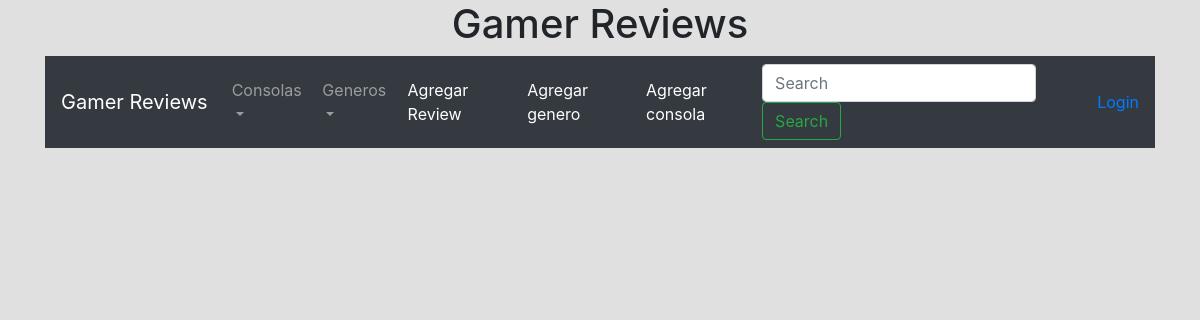
The app's page /Search/Genero/1, older data.
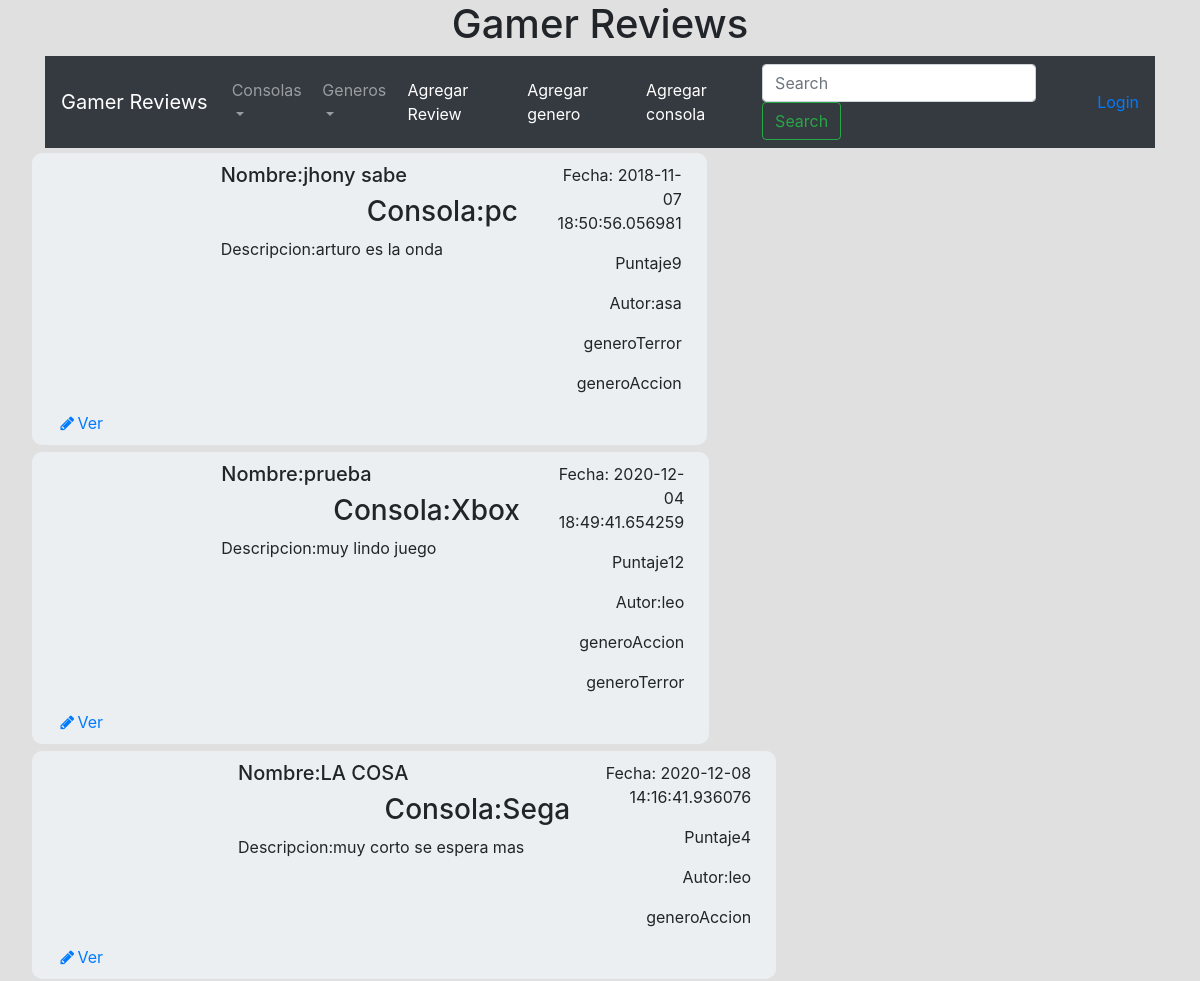
The same page, newer data.
### database_setup.py (models this page shows)
class Reviewjuego(Base):
	__tablename__ = 'review'
	id = Column(Integer, primary_key=True)
	puntaje = Column(String(4),nullable=False)
	titulo = Column(String(50), nullable=False)
	portada = Column(String(50), nullable=False)
	contenido = Column(String(250), nullable=False)
	fecha_creacion = Column(DateTime, nullable=False)
	id_consola = Column(Integer, ForeignKey("consola.id"))
	consola = relationship(Consola)
	id_autor = Column(Integer, ForeignKey("user.id"))
	user = relationship(User)

class Consola(Base):
	__tablename__ = 'consola'
	id = Column(Integer, primary_key=True)
	nombre_consola = Column(String(50), nullable=False)

class User(Base):
	__tablename__ = 'user'
	id = Column(Integer, primary_key=True)
	username = Column(String(50), nullable=False)
	email = Column(String(250), nullable=False)
	pw_hash = Column(String(250), nullable=False)
	fecha_creacion = Column(DateTime, nullable=False)

class Genero(Base):
	__tablename__ = 'genero'
	id = Column(Integer, primary_key=True)
	nombre_genero = Column(String(50), nullable=False)

### application.py (the view)
@app.route('/Search/Genero/<int:id>', methods=['GET', 'POST'])
def searchGenero(id):
	if request.method == 'GET':
		posts = session.query(Reviewjuego,User,Consola,Generos).join(User,Reviewjuego.id_autor == User.id).join(Consola,Reviewjuego.id_consola == Consola.id).join(Generos,Reviewjuego.id == Generos.id_juego).filter(Generos.id_genero == id).all()
		list1 = []
		for post in posts:
			idjuego = post.Reviewjuego.id
			generitos = session.query(Genero,Generos).join(Generos,Generos.id_genero == Genero.id).filter(Generos.id_juego == idjuego).all()
			list = [idjuego]
			list1.append(list)
			for gen in generitos:
				genes = str(gen.Genero.nombre_genero)
				list.append(genes)
		if 'username' in login_session:
			username = login_session['username']
			return render_template('Search.html', posts = posts, username=username,listageneros=list1,consolas=ConsolasNAV,generos=GenerosNAV)
		else:
			return render_template('Search.html', posts = posts,listageneros=list1,consolas=ConsolasNAV,generos=GenerosNAV)
	else:
		if request.method == 'POST':
			return Search()

### templates/Search.html (shortened to what this page needs)
{% extends "index.html" %}
{% block content %}
  {% for post in posts %}
    <div class="row post">
	  <div class="col-md-3">
	  </div>
      <div class="col-md-6">
        <h5>Nombre:{{post.Reviewjuego.titulo}}</h5>
        <h3 class="text-right">Consola:{{post.Consola.nombre_consola}}</h3>
	  	<div>
        	<p>Descripcion:{{post.Reviewjuego.contenido}}</p>
      	</div>
	  </div>
	  <div class="col-md-3">
      	<div class="text-right">
       	 	<p>Fecha: {{post.Reviewjuego.fecha_creacion}}<p>
		</div>
	  		<p class="text-right">Puntaje{{post.Reviewjuego.puntaje}}</p>
	  		<p class="text-right text-bottom">Autor:{{post.User.username}}</p>
	  		{% for x in range(listageneros|length) %}
	  			{% if listageneros[x][0] == post.Reviewjuego.id %}
	  				{% for y in range(listageneros[x]|length) %}
	  					{% if y != 0 %}
	  		<p class="text-right">genero{{listageneros[x][y]}}</p>
	  					{% endif %}
	  				{% endfor%}
	  			{% endif %}
	  		{% endfor%}
      </div>
	  <div class="col-md-12 acciones">
      	<a href="/blogreview/View/{{post.Reviewjuego.id}}"><i class="fa fa-pencil fa-fw"></i>Ver</a>
      </div>
       </div>
  {% endfor%}
{% endblock %}

Row changes from the older to the newer data that the page shows:
now on this page (row unchanged): Reviewjuego: Reviewjuego.titulo "jhony sabe", Consola.nombre_consola "pc", Reviewjuego.contenido "arturo es la onda", Reviewjuego.fecha_creacion "2018-11-07 18:50:56.056981", Reviewjuego.puntaje "9", User.username "asa"
now on this page (row unchanged): Genero: nombre_genero "Terror" "Terror"
now on this page (row unchanged): Genero: nombre_genero "Accion" "Accion" "Accion"
added Reviewjuego: Reviewjuego.titulo "prueba", Consola.nombre_consola "Xbox", Reviewjuego.contenido "muy lindo juego", Reviewjuego.fecha_creacion "2020-12-04 18:49:41.654259", Reviewjuego.puntaje "12", User.username "leo"
added Reviewjuego: Reviewjuego.titulo "LA COSA", Consola.nombre_consola "Sega", Reviewjuego.contenido "muy corto se espera mas", Reviewjuego.fecha_creacion "2020-12-08 14:16:41.936076", Reviewjuego.puntaje "4", User.username "leo"
